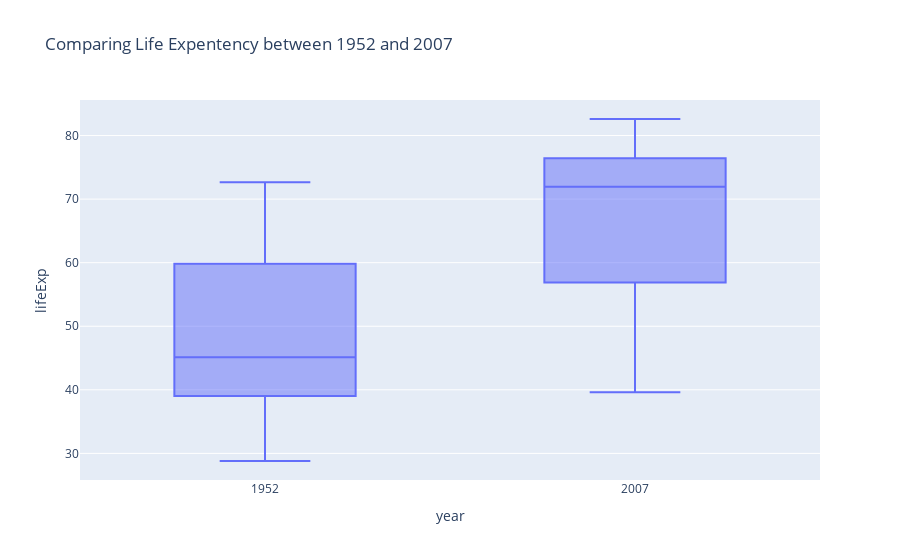

Here is the notebook cell this chart was saved with:
### Code cell
fig = px.box(df.query("year == 1952 or year == 2007"),x="year",y="lifeExp",title="Comparing Life Expentency between 1952 and 2007")
fig.show()

### Figure 1 — Plotly figure (JSON) as saved in the notebook; plotly's stock layout.template omitted (floating-point values rounded to 4 significant figures; data arrays with more than 128 entries replaced by an {"elided": "..."} marker saying what was removed)
{"data": [{"alignmentgroup": "True", "hovertemplate": "year=%{x}<br>lifeExp=%{y}<extra></extra>", "legendgroup": "", "marker": {"color": "#636efa"}, "name": "", "notched": false, "offsetgroup": "", "orientation": "v", "showlegend": false, "type": "box", "x": {"elided": "284 int values"}, "x0": " ", "xaxis": "x", "y": {"elided": "284 float values"}, "y0": " ", "yaxis": "y"}], "layout": {"boxmode": "group", "legend": {"tracegroupgap": 0}, "title": {"text": "Comparing Life Expentency between 1952 and 2007"}, "xaxis": {"anchor": "y", "domain": [0, 1], "title": {"text": "year"}}, "yaxis": {"anchor": "x", "domain": [0, 1], "title": {"text": "lifeExp"}}}}
